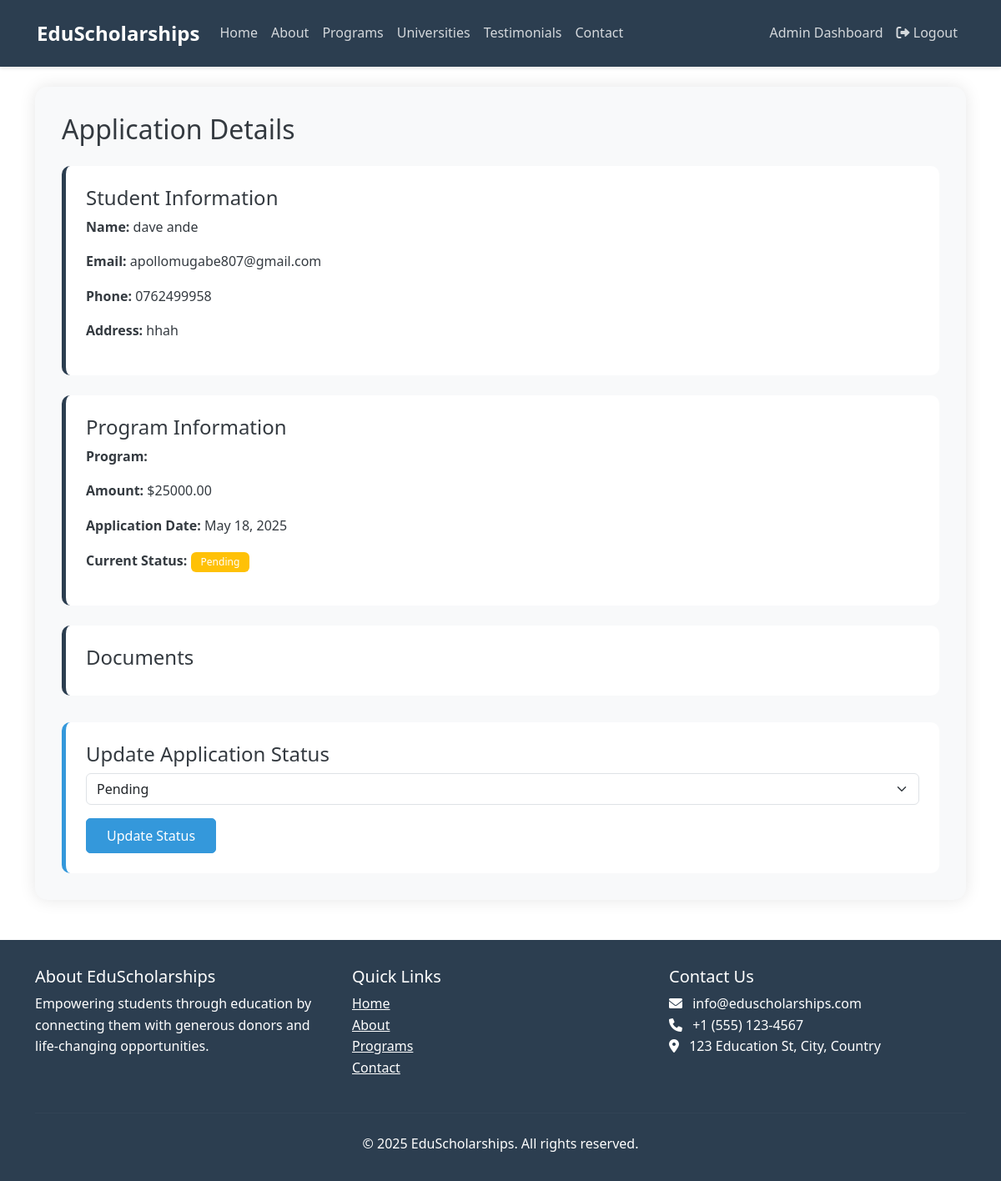
The page /application/9/ (signed in) on the database its author committed.
### scholarshipapp/models.py (models this page shows, shortened)
class ScholarshipApplication(models.Model):
    STATUS_CHOICES = [
        ('pending', 'Pending'),
        ('approved', 'Approved'),
        ('rejected', 'Rejected'),
    ]
    student = models.ForeignKey(Student, on_delete=models.CASCADE)
    program = models.ForeignKey(ScholarshipProgram, on_delete=models.CASCADE)
    status = models.CharField(max_length=20, choices=STATUS_CHOICES, default='pending')
    application_date = models.DateTimeField(auto_now_add=True)
    academic_records = models.FileField(upload_to='academic_records/')
    motivation_letter = models.TextField()

class Student(models.Model):
    user = models.OneToOneField(User, on_delete=models.CASCADE)
    phone_number = models.CharField(max_length=15)
    address = models.TextField()
    date_of_birth = models.DateField()
    created_at = models.DateTimeField(auto_now_add=True)

class ScholarshipProgram(models.Model):
    title = models.CharField(max_length=200)
    description = models.TextField()
    requirements = models.TextField()
    deadline = models.DateField()
    amount = models.DecimalField(max_digits=10, decimal_places=2)
    created_at = models.DateTimeField(auto_now_add=True)

### scholarshipapp/views.py (the view)
# urls.py: path('application/<int:application_id>/', views.view_application, name='view_application'),
@user_passes_test(is_admin_or_manager)
def view_application(request, application_id):
    application = get_object_or_404(ScholarshipApplication, id=application_id)
    if request.method == 'POST':
        status = request.POST.get('status')
        if status in ['pending', 'approved', 'rejected']:
            application.status = status
            application.save()
            messages.success(request, f'Application status updated to {status}')
    return render(request, 'scholarshipapp/view_application.html', {'application': application})

### scholarshipapp/views.py (called while the page is built)
def is_admin_or_manager(user):
    return user.is_staff or hasattr(user, 'sponsorshipmanager')

### templates/scholarshipapp/view_application.html (shortened to what this page needs)
{% extends 'base.html' %}
{% load static %}
{% block content %}
<div class="application-detail">
    <h2 class="mb-4">Application Details</h2>
    <div class="detail-section">
        <h4>Student Information</h4>
        <p><strong>Name:</strong> {{ application.student.user.get_full_name }}</p>
        <p><strong>Email:</strong> {{ application.student.user.email }}</p>
        <p><strong>Phone:</strong> {{ application.student.phone_number }}</p>
        <p><strong>Address:</strong> {{ application.student.address }}</p>
    </div>
    <div class="detail-section">
        <h4>Program Information</h4>
        <p><strong>Program:</strong> {{ application.program.name }}</p>
        <p><strong>Amount:</strong> ${{ application.program.amount }}</p>
        <p><strong>Application Date:</strong> {{ application.application_date|date:"F d, Y" }}</p>
        <p><strong>Current Status:</strong>
            <span class="badge {% if application.status == 'approved' %}bg-success
                           {% elif application.status == 'rejected' %}bg-danger
                           {% else %}bg-warning{% endif %}">
                {{ application.status|title }}
            </span>
        </p>
    </div>
    <div class="detail-section">
        <h4>Documents</h4>
    </div>
    <form method="post" class="status-form">
        <h4>Update Application Status</h4>
        <div class="mb-3">
            <select name="status" class="form-select">
                <option value="pending" {% if application.status == 'pending' %}selected{% endif %}>Pending</option>
            </select>
        </div>
        <button type="submit" class="btn btn-primary">Update Status</button>
    </form>
</div>
{% endblock %}

### static/css/custom.css (style rules this page uses)
:root { --primary-color: #2c3e50; --secondary-color: #3498db; --accent-color: #e74c3c; --success-color: #2ecc71; --warning-color: #f1c40f; --danger-color: #e74c3c; --light-gray: #f8f9fa; --dark-gray: #343a40; }
body { font-family: 'Segoe UI', Tahoma, Geneva, Verdana, sans-serif; line-height: 1.6; color: var(--dark-gray); }
.btn { border-radius: 5px; padding: 0.5rem 1.5rem; transition: all 0.3s ease; }
.btn-primary { background-color: var(--secondary-color); border-color: var(--secondary-color); }
.badge { padding: 0.5em 1em; font-weight: 500; }

### templates/base.html (style rules this page uses)
:root { --primary-color: #2c3e50; --secondary-color: #3498db; --accent-color: #e74c3c; }
body { font-family: 'Segoe UI', Tahoma, Geneva, Verdana, sans-serif; line-height: 1.6; }
.btn-primary { background-color: var(--secondary-color); border-color: var(--secondary-color); }

### templates/scholarshipapp/view_application.html (style rules this page uses)
.application-detail { background: #f8f9fa; border-radius: 15px; padding: 2rem; box-shadow: 0 0 20px rgba(0,0,0,0.1); }
.detail-section { background: white; border-radius: 10px; padding: 1.5rem; margin-bottom: 1.5rem; border-left: 5px solid var(--primary-color); }
.status-form { background: white; border-radius: 10px; padding: 1.5rem; margin-top: 2rem; border-left: 5px solid var(--secondary-color); }

### rows shown on the page
ScholarshipApplication: student.user.get_full_name "dave ande", student.user.email "apollomugabe807@gmail.com", student.phone_number "0762499958", student.address "hhah", program.amount "25000.00", application_date "May 18, 2025", status "Pending"
